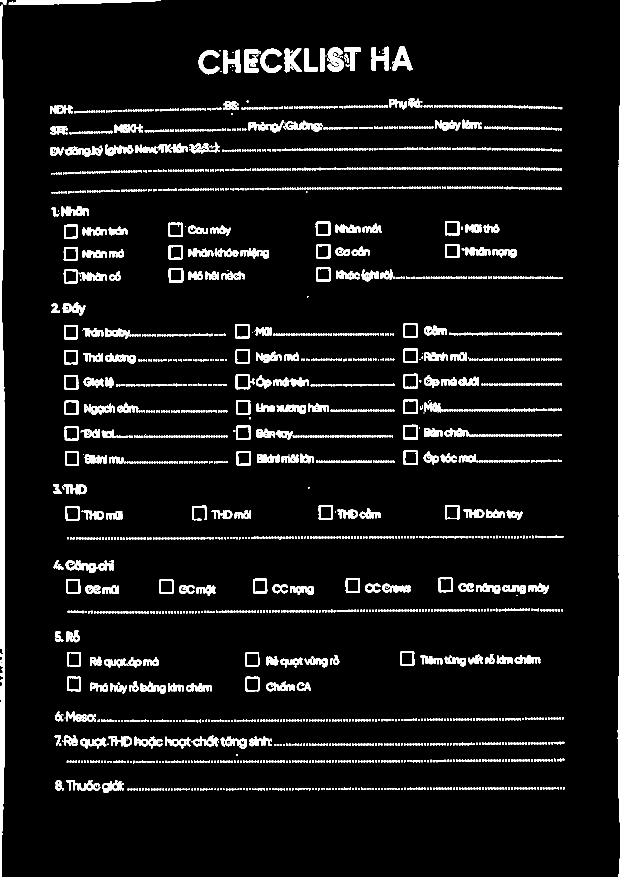
#> input picture template_print.png, 1240 x 1754 px (shown at 1/2 size)
$ python -i ocr.py   (imports and definitions only)
#> lines starting #> are read from the running program, lines starting #| are printed output that depends on the picture; after the words box and inside, x2 and y2 are one past the last pixel; in counts of white or black regions, pixels touching at a corner belong together
from __future__ import annotations

import argparse
import base64
import json
import os
import re
from concurrent.futures import ThreadPoolExecutor
from pathlib import Path
from typing import Any, Dict, List, Optional, Tuple

import cv2
import numpy as np

import sys

HERE = Path(__file__).resolve().parent  # everything that ships with the script lives next to it

# [14 lines not run here, left out]

# ---------------------------------------------------------------------------
# Configuration
# ---------------------------------------------------------------------------
W, H = 1240, 1754  # canonical page size (all coordinates below live in this space)

OPENAI_BASE_URL = os.environ.get("OPENAI_BASE_URL")
MODEL_NAME = os.environ.get("MODEL_NAME")
OPENAI_API_KEY = os.environ.get("OPENAI_API_KEY", "")

LOW_CONF = 0.6  # OCR confidence below this -> listed in needs_review
ALIGN_MIN_BOXES = 28  # of 43 printed squares must be located, otherwise the alignment is rejected


# [7 lines left out: function validate_config, not called in this run]


CHECKBOXES = {
    "1_Nhan": [
        ("Nhăn trán", 140.2, 461.9),
        ("Cau mày", 349.0, 458.1),
        ("Nhăn mắt", 644.6, 455.7),
        ("Mũi thỏ", 902.1, 454.7),
        ("Nhăn má", 140.2, 506.3),
        ("Nhăn khóe miệng", 350.4, 503.3),
        ("Cơ cằn", 644.5, 501.7),
        ("Nhăn nọng", 903.5, 500.9),
        ("Nhăn cổ", 139.4, 551.3),
        ("Mồ hôi nách", 350.3, 549.2),
        ("Khác (ghi rõ)", 645.9, 547.0),
    ],
    "2_Day": [
        ("Trán baby", 140.1, 663.3),
        ("Mũi", 484.0, 660.7),
        ("Cằm", 819.6, 659.6),
        ("Thái dương", 140.1, 712.7),
        ("Ngấn má", 483.9, 711.8),
        ("Rãnh mũi", 819.5, 710.8),
        ("Giọt lệ", 140.8, 762.8),
        ("Ốp má trên", 483.8, 762.0),
        ("Ốp má dưới", 819.4, 760.5),
        ("Ngạch cằm", 141.5, 814.4),
        ("Line xương hàm", 485.1, 814.0),
        ("Môi", 819.3, 811.6),
        ("Dái tai", 141.5, 865.2),
        ("Bàn tay", 485.1, 864.0),
        ("Bàn chân", 819.2, 862.7),
        ("Bikini mu", 142.2, 916.0),
        ("Bikini môi lớn", 486.5, 915.0),
        ("Ốp tóc mai", 819.8, 913.8),
    ],
    "3_THD": [
        ("THD mũi", 143.6, 1024.9),
        ("THD môi", 397.0, 1024.5),
        ("THD cằm", 650.2, 1023.3),
        ("THD bàn tay", 903.7, 1022.2),
    ],
    "4_CangChi": [
        ("CC mũi", 145.0, 1172.0),
        ("CC mặt", 330.9, 1171.6),
        ("CC nọng", 518.9, 1170.5),
        ("CC Crews", 704.6, 1169.3),
        ("CC nâng cung mày", 890.1, 1168.1),
    ],
    "5_Ro": [
        ("Rẻ quạt ốp má", 146.4, 1316.9),
        ("Rẻ quạt vùng rỗ", 503.4, 1317.2),
        ("Tiêm từng vết rỗ kim châm", 812.3, 1315.6),
        ("Phá hủy rỗ bằng kim châm", 146.4, 1366.2),
        ("Chấm CA", 503.4, 1367.3),
    ],
}

SECTION_TITLES = {
    "1_Nhan": "Nhăn",
    "2_Day": "Đẩy",
    "3_THD": "THD",
    "4_CangChi": "Căng chỉ",
    "5_Ro": "Rỗ",
}

# ROIs are in the canonical page space that every photo is aligned to. Each one starts
# right after the printed label so the label itself is (mostly) excluded.
HEADER_ROIS = {
    "ndh": (145, 150, 440, 235),
    "bs": (478, 140, 770, 225),
    "phuTa": (848, 150, 1130, 252),  # tall enough for low-slung handwriting, stops above the "Ngày làm" label
    "stt": (138, 215, 225, 280),
    "mskh": (292, 205, 490, 275),
    "phongGiuong": (642, 205, 850, 275),
    "ngayLam": (962, 205, 1140, 285),
    # DV đăng ký has 3 lines; handwriting may be on any of them (below the printed label).
    "dvDangKy": (100, 300, 1130, 410),
}

# Items 6/7/8: the right edge stops at x=880 on purpose. The doctor's signature / "BS - <name>"
# sign-off sits at the far right of these lines (x ~ 900-1100) and was being read as real values.
SECTION_TEXT_ROIS = {
    "6_Meso": (190, 1395, 880, 1465),
    "7_ReQuatTHDHoacHoatChatTangSinh": (548, 1455, 880, 1535),
    "8_ThuocGiai": (248, 1535, 880, 1600),
}

# ---------------------------------------------------------------------------
# Geometry / alignment
# ---------------------------------------------------------------------------


# [9 lines left out: function order_points, not called in this run]


def find_document_corners(image: np.ndarray) -> Optional[np.ndarray]:
    gray = cv2.cvtColor(image, cv2.COLOR_BGR2GRAY)
    blur = cv2.GaussianBlur(gray, (5, 5), 0)
    edges = cv2.Canny(blur, 50, 150)
    edges = cv2.dilate(edges, np.ones((3, 3), np.uint8), iterations=1)
    contours, _ = cv2.findContours(edges, cv2.RETR_EXTERNAL, cv2.CHAIN_APPROX_SIMPLE)
    image_area = image.shape[0] * image.shape[1]
    best: Optional[Tuple[float, np.ndarray]] = None
    for c in contours:
        area = cv2.contourArea(c)
        if area < 0.35 * image_area:
            continue
        approx = cv2.approxPolyDP(c, 0.02 * cv2.arcLength(c, True), True)
        if len(approx) == 4 and cv2.isContourConvex(approx):
            if best is None or area > best[0]:
                best = (area, approx.reshape(4, 2))
    return order_points(best[1]) if best else None


def warp_by_corners(image: np.ndarray) -> Tuple[np.ndarray, bool]:
    corners = find_document_corners(image)
    if corners is None:
        return cv2.resize(image, (W, H), interpolation=cv2.INTER_CUBIC), False
    dst = np.float32([[0, 0], [W - 1, 0], [W - 1, H - 1], [0, H - 1]])
    m = cv2.getPerspectiveTransform(corners, dst)
    return cv2.warpPerspective(image, m, (W, H), flags=cv2.INTER_CUBIC), True


# [47 lines left out: functions _features, match_homography, corner_homography, not called in this run]


def warp_with(image: np.ndarray, hm: np.ndarray) -> np.ndarray:
    return cv2.warpPerspective(image, hm, (W, H), flags=cv2.INTER_CUBIC, borderValue=(255, 255, 255))


# [21 lines left out: function refine_homography, not called in this run]


# ---------------------------------------------------------------------------
# Registration from the printed squares alone (no blank template, tolerant to big offsets)
# ---------------------------------------------------------------------------
TPL_PTS = np.float32([(x, y) for items in CHECKBOXES.values() for _, x, y in items])


# [130 lines left out: functions detect_square_candidates, _match_pts, register_by_boxes, _align_one, _rotation_matrix, not called in this run]


# (clockwise degrees the photo must be turned to stand upright, cv2.rotate code)
_ROTATIONS = {0: None, 90: cv2.ROTATE_90_CLOCKWISE, 180: cv2.ROTATE_180, 270: cv2.ROTATE_90_COUNTERCLOCKWISE}


# [27 lines left out: function align_page, not called in this run]


# ---------------------------------------------------------------------------
# Checkbox detection (tri-state)
# ---------------------------------------------------------------------------
PAD = 48
R = 24  # half-size of the analysed patch
INNER = 8  # half-size of the interior region (printed border sits at about +-12)
CHECKED_RATIO = 0.08
UNCHECKED_RATIO = 0.02


def _pad_gray(img: np.ndarray) -> np.ndarray:
    g = cv2.cvtColor(img, cv2.COLOR_BGR2GRAY)
    return cv2.copyMakeBorder(g, PAD, PAD, PAD, PAD, cv2.BORDER_CONSTANT, value=255)


def _patch(gp: np.ndarray, cx: float, cy: float, half: int) -> np.ndarray:
    x, y = int(round(cx)) + PAD, int(round(cy)) + PAD
    return gp[y - half : y + half, x - half : x + half]


def _ideal_box(side: int = 26, thick: int = 2, size: int = 40) -> np.ndarray:
#> called with side = 26, thick = 2, size = 40
    t = np.full((size, size), 255, np.uint8)
    o = (size - side) // 2
    cv2.rectangle(t, (o, o), (o + side, o + side), 40, thick)
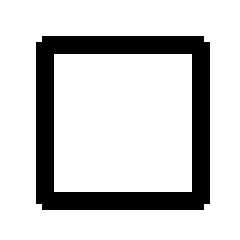
#> t: shape (40, 40) (shown 6 times larger); values 40 (black) and 255 (white), 80.8% white; 1 black region, box (x1, y1, x2, y2) and area: (6, 6, 35, 35) 308
    return t


_BOX_TPL = _ideal_box()


# [68 lines left out: functions locate_box, _ink, score_checkbox, detect_checkboxes, reject_boxes, not called in this run]


# ---------------------------------------------------------------------------
# Adaptive regions: handwritten notes (dose / remarks) next to the checkboxes
# ---------------------------------------------------------------------------
# Nothing here is a fixed box. Print is neutral grey and the handwriting is blue, so the page is
# split into "ink" and "print"; ink strokes are grouped into words/lines and every group is
# attached to the nearest checkbox on its left in the same row. The OCR crop is the bounding box
# of that group with everything that is not handwriting painted white (no printed label, no dots).
NOTE_UP, NOTE_DOWN = 40, 36  # how far above / below the row of its box a note may sit
NOTE_MIN_PIXELS = 45  # smaller blobs are specks, not writing
NOTE_PAD = (12, 8)  # padding (x, y) around the group
# Free-text rules under sections 3 and 4 have no checkbox next to them: (y_min, y_max)
LINE_NOTE_ZONES = {"3_THD": (1048, 1100), "4_CangChi": (1193, 1245)}


# The form is a fixed printed template, so we know exactly where the printed text and dotted rules are:
# a photo of the blank form (aligned like every other photo) gives a "print template", and anything
# that coincides with it is print. What is left over in the writing areas is handwriting. This does
# not depend on the pen colour or on the lighting (a colour test breaks under warm/cool light).
PRINT_TEMPLATE_PATH = HERE / "template_print.png"
PRINT_TOLERANCE = 11  # px the (locally re-aligned) print is grown by before it is removed
NOTE_X_MAX = 1170  # right of this is the edge of the sheet, not writing
NOTE_MIN_HEIGHT = 12  # flatter than this is a strike-through / underline, not text


# [161 lines left out: functions stroke_map, build_print_template, load_print_template, adapt_template, handwriting_mask, remove_ticks and 3 more, not called in this run]


# ---------------------------------------------------------------------------
# Multimodal OCR (header + items 6/7/8 + notes) - one request per field
# ---------------------------------------------------------------------------
NOTE_HINT = (
    "Ghi chú viết tay cạnh ô '{label}' (mục '{title}'): thường là liều lượng / số lượng hoặc ghi chú ngắn, "
    "ví dụ '10U', '20u', '1,2ml', '1ml T', 'Khóe miệng', 'Viền hàm (20u)'. Giữ nguyên số, đơn vị (U, u, ml, cc) và ký hiệu "
    "như T/P đúng như viết; không diễn giải, không mở rộng chữ viết tắt. Dấu phẩy thập phân giữ nguyên (1,2ml). "
    "Ảnh chỉ chứa nét viết tay."
)
NOTE_LINE_HINT = (
    "Ghi chú viết tay trên dòng kẻ của mục '{title}' (liều lượng / số lượng / vị trí). Giữ nguyên số, đơn vị và ký hiệu "
    "như viết; không diễn giải, không mở rộng chữ viết tắt. Ảnh chỉ chứa nét viết tay."
)
FIELD_HINTS = {
    "ndh": "Tên người ghi phiếu (NDH). Thường là tên riêng 1-3 từ, có thể kèm viết tắt như KT.",
    "bs": "Tên bác sĩ (BS). Một tên riêng ngắn.",
    "phuTa": "Tên phụ tá. Một tên riêng ngắn.",
    "stt": "Số thứ tự. Chỉ gồm chữ số.",
    "mskh": "Mã số khách hàng. Chuỗi chữ số.",
    "phongGiuong": "Phòng / Giường, dạng '<phòng>-<giường>' hoặc '<phòng>/<giường>' (ví dụ '202-6', '202/1'). "
    "Dấu gạch hoặc dấu xuyệt là dấu phân cách, KHÔNG phải chữ số 1.",
    "ngayLam": "Ngày làm, dạng ngày/tháng (ví dụ '2/10'). Dấu xuyệt không phải chữ số 1.",
    "dvDangKy": "Dịch vụ đăng ký, có thể viết trên 1-3 dòng. Bỏ qua dòng chữ in sẵn 'DV đăng ký (ghi rõ New, TK lần 1,2,3...)'. "
    "Từ chuyên môn thường gặp: meso, filler, THD, Radian, nhăn, mắt, mặt, mũi, má, cằm, rãnh mũi, viền hàm, "
    "khóe miệng, nâng cơ, căng chỉ, cấy, rạch, TK, New.",
    "6_Meso": "Mục 6 - Meso: tên sản phẩm/liều lượng meso, ví dụ 'Radian 1ml'.",
    "7_ReQuatTHDHoacHoatChatTangSinh": "Mục 7 - Rẻ quạt THD hoặc hoạt chất tăng sinh: tên chất và liều lượng.",
    "8_ThuocGiai": "Mục 8 - Thuốc giãi: tên thuốc và liều lượng.",
}

FIELD_PROMPT = """
You are a precise Vietnamese handwriting OCR engine for a medical/aesthetic checklist form.
The attached image is ONE field cropped from the form. Meaning of this field:
{hint}

Rules:
- Transcribe ONLY handwritten text. Ignore printed labels, dotted lines and underlines.
- Signatures, initials, stamps, scribbles and doctor sign-offs such as "BS - <name>" are NOT field
  values: return value "" and "is_signature": true.
- Do NOT invent or guess. If blank or unreadable: value "", confidence 0.0.
- Preserve Vietnamese diacritics when visible. Keep digits exactly as written.
- confidence is 0..1 and reflects your real certainty.

Return JSON ONLY, no Markdown fences:
{"value": "", "confidence": 0.0, "is_signature": false}
""".strip()


# [180 lines left out: functions make_openai_client, crop_roi, encode_crop, extract_json_object, normalize_ocr_result, ocr_field and 4 more, not called in this run]


# ---------------------------------------------------------------------------
# Image I/O + batch helpers
# ---------------------------------------------------------------------------
IMAGE_EXTS = {".jpg", ".jpeg", ".jpe", ".jfif", ".png", ".bmp", ".webp", ".tif", ".tiff"}


# [14 lines left out: functions read_image, write_image, not called in this run]


def list_images(folder: Path, recursive: bool) -> List[Path]:
    it = folder.rglob("*") if recursive else folder.glob("*")
    return sorted(p for p in it if p.is_file() and p.suffix.lower() in IMAGE_EXTS and not p.name.startswith("."))


# [228 lines left out: functions output_names, analyze_image, process_image, summarize, build_parser, main, not called in this run]


# [2 lines not run here, left out]

>>> import cv2
>>> picture = cv2.imread('template_print.png')
#> picture is the input picture: shape (1754, 1240, 3); 6.9% white; 2602 white regions (2054 under 20 px), largest, box (x1, y1, x2, y2) and area: (0, 9, 9, 1754) 12509, (1235, 211, 1240, 1645) 4000, (17, 0, 321, 9) 1975
>>> result = warp_by_corners(picture)
#> in find_document_corners, `blur = cv2.GaussianBlur(gray, (5, 5), 0)`:
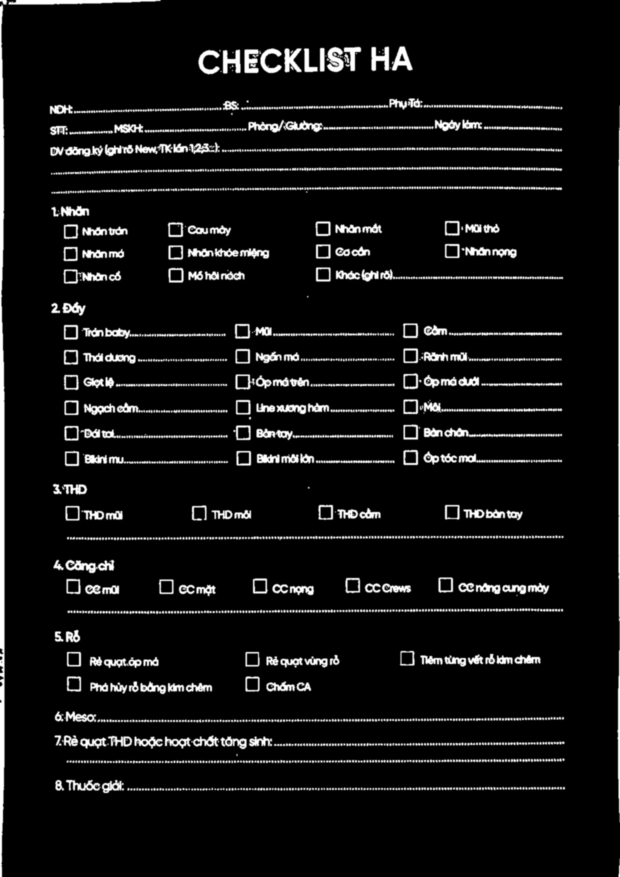
#> blur: shape (1754, 1240) (shown at 1/2 size); min 0, max 255, mean 17.6
#> in find_document_corners, `edges = cv2.Canny(blur, 50, 150)`:
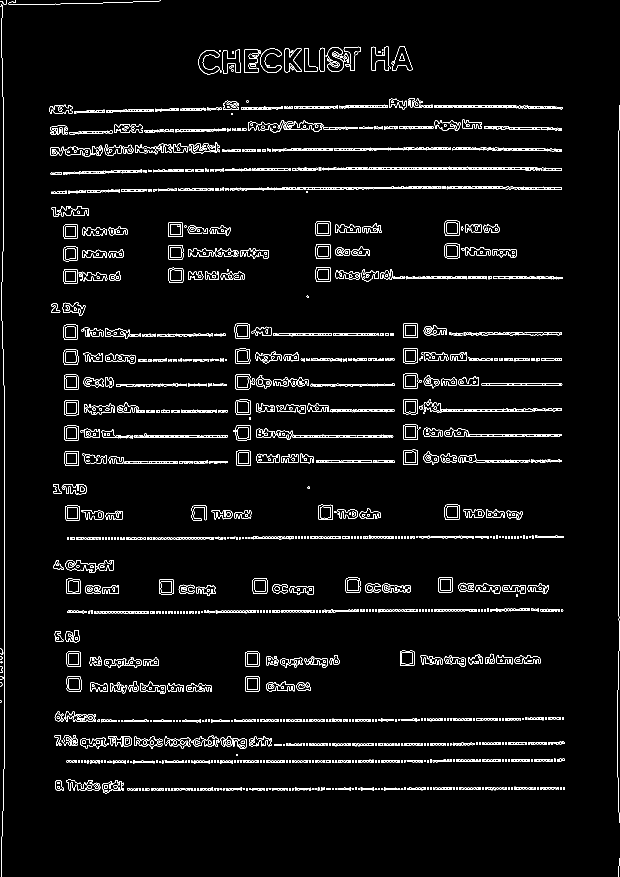
#> edges: shape (1754, 1240) (shown at 1/2 size); 3.7% white in thin lines or dots
#> in find_document_corners, `edges = cv2.dilate(edges, np.ones((3, 3), np.uint8), iterations=1)`:
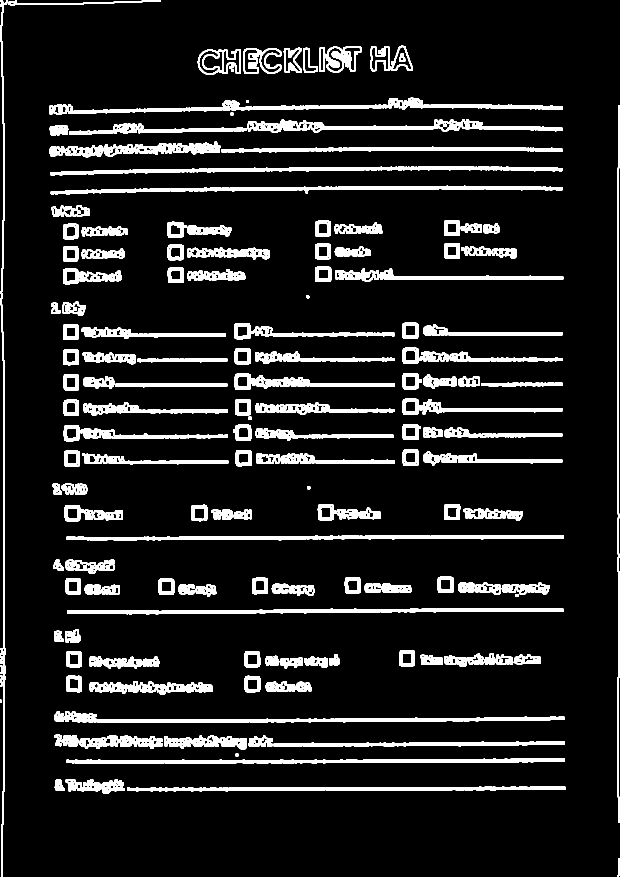
#> edges: shape (1754, 1240) (shown at 1/2 size); 10.5% white; 209 white regions
#> in find_document_corners, `contours, _ = cv2.findContours(edges, cv2.RETR_EXTERNAL, cv2.CHAIN_APP..`: contours = 208 contours, 1 with area under 20; largest, box (x1, y1, x2, y2) and area: (100, 332, 1125, 351) 6122, (101, 371, 1125, 389) 5970, (134, 1216, 1128, 1229) 5946, (132, 1516, 1130, 1528) 5942, (133, 1070, 1128, 1081) 5720
#> the loop in find_document_corners, `for c in contours:` made 208 passes
#> area on passes 1 to 3: 78, 161, 240.5
